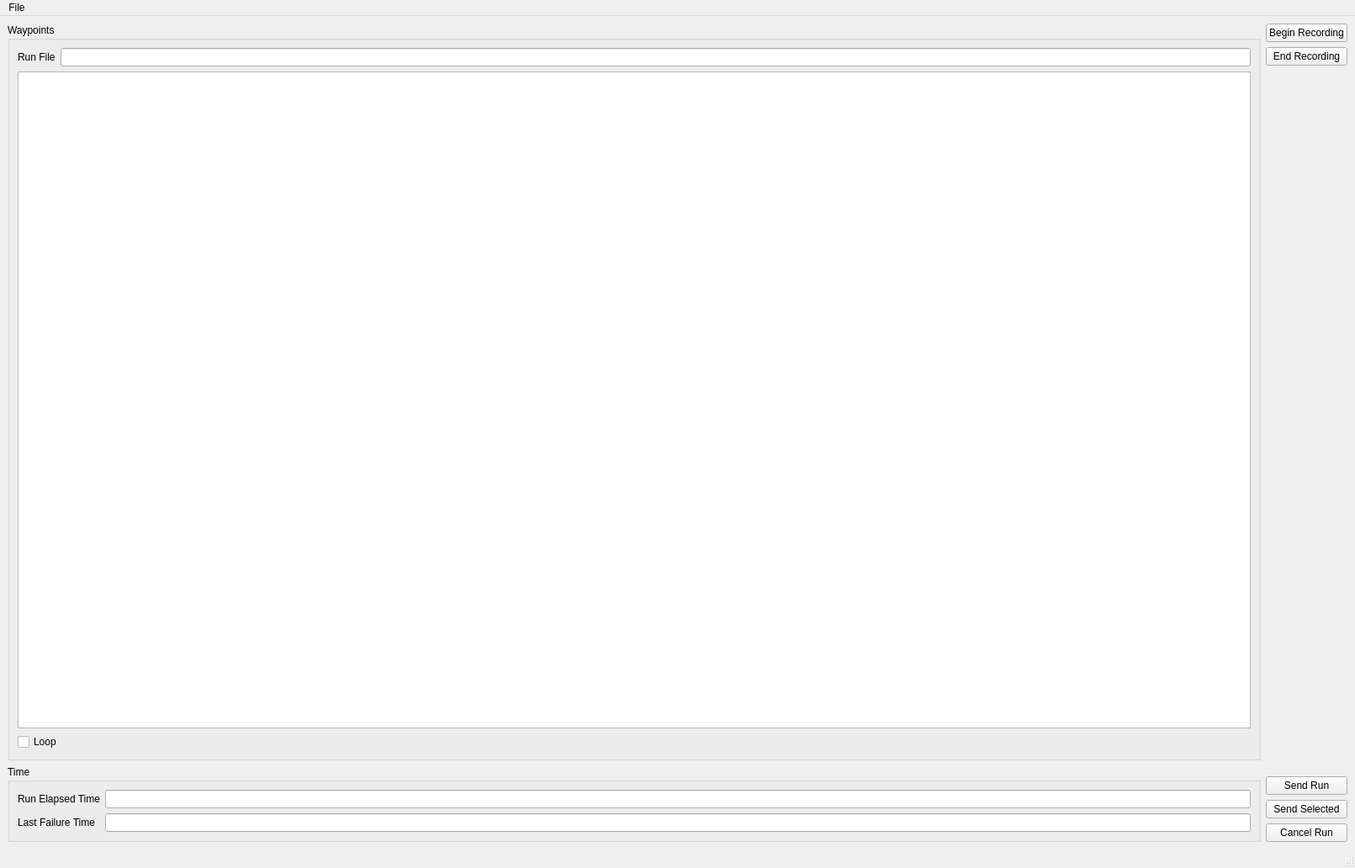
<?xml version="1.0" encoding="UTF-8"?>
<ui version="4.0">
 <class>MainWindowDesign</class>
 <widget class="QMainWindow" name="MainWindowDesign">
  <property name="geometry">
   <rect>
    <x>0</x>
    <y>0</y>
    <width>1611</width>
    <height>1032</height>
   </rect>
  </property>
  <property name="windowTitle">
   <string>AGV Run Planner</string>
  </property>
  <property name="windowIcon">
   <iconset>
    <normaloff>:/images/icon.png</normaloff>:/images/icon.png</iconset>
  </property>
  <property name="locale">
   <locale language="English" country="Australia"/>
  </property>
  <widget class="QWidget" name="centralwidget">
   <layout class="QHBoxLayout" name="horizontalLayout_2">
    <item>
     <layout class="QVBoxLayout" name="verticalLayout_2">
      <item>
       <widget class="QGroupBox" name="groupBox">
        <property name="title">
         <string>Waypoints</string>
        </property>
        <layout class="QVBoxLayout" name="verticalLayout_3">
         <item>
          <layout class="QHBoxLayout" name="horizontalLayout">
           <item>
            <widget class="QLabel" name="labelName">
             <property name="text">
              <string>Run File</string>
             </property>
            </widget>
           </item>
           <item>
            <widget class="QLineEdit" name="lineName">
             <property name="readOnly">
              <bool>true</bool>
             </property>
            </widget>
           </item>
          </layout>
         </item>
         <item>
          <widget class="QListWidget" name="listWaypoints"/>
         </item>
         <item>
          <widget class="QCheckBox" name="checkBoxLoop">
           <property name="text">
            <string>Loop</string>
           </property>
          </widget>
         </item>
        </layout>
       </widget>
      </item>
      <item>
       <widget class="QGroupBox" name="groupBox_2">
        <property name="sizePolicy">
         <sizepolicy hsizetype="Preferred" vsizetype="Minimum">
          <horstretch>0</horstretch>
          <verstretch>0</verstretch>
         </sizepolicy>
        </property>
        <property name="title">
         <string>Time</string>
        </property>
        <layout class="QFormLayout" name="formLayout">
         <item row="0" column="0">
          <widget class="QLabel" name="labelElapsedTime">
           <property name="text">
            <string>Run Elapsed Time</string>
           </property>
          </widget>
         </item>
         <item row="0" column="1">
          <widget class="QLineEdit" name="lineElapsedTime">
           <property name="readOnly">
            <bool>true</bool>
           </property>
          </widget>
         </item>
         <item row="2" column="1">
          <widget class="QLineEdit" name="lineFailureTime">
           <property name="readOnly">
            <bool>true</bool>
           </property>
          </widget>
         </item>
         <item row="2" column="0">
          <widget class="QLabel" name="labelFailureTime">
           <property name="text">
            <string>Last Failure Time</string>
           </property>
          </widget>
         </item>
        </layout>
       </widget>
      </item>
     </layout>
    </item>
    <item>
     <layout class="QVBoxLayout" name="verticalLayout">
      <item>
       <widget class="QPushButton" name="buttonBegin">
        <property name="text">
         <string>Begin Recording</string>
        </property>
       </widget>
      </item>
      <item>
       <widget class="QPushButton" name="buttonEnd">
        <property name="text">
         <string>End Recording</string>
        </property>
       </widget>
      </item>
      <item>
       <spacer name="verticalSpacer">
        <property name="orientation">
         <enum>Qt::Vertical</enum>
        </property>
        <property name="sizeHint" stdset="0">
         <size>
          <width>20</width>
          <height>40</height>
         </size>
        </property>
       </spacer>
      </item>
      <item>
       <widget class="QPushButton" name="buttonSend">
        <property name="text">
         <string>Send Run</string>
        </property>
       </widget>
      </item>
      <item>
       <widget class="QPushButton" name="buttonSendSelected">
        <property name="text">
         <string>Send Selected</string>
        </property>
       </widget>
      </item>
      <item>
       <widget class="QPushButton" name="buttonCancel">
        <property name="text">
         <string>Cancel Run</string>
        </property>
       </widget>
      </item>
     </layout>
    </item>
   </layout>
  </widget>
  <widget class="QMenuBar" name="menubar">
   <property name="geometry">
    <rect>
     <x>0</x>
     <y>0</y>
     <width>1611</width>
     <height>39</height>
    </rect>
   </property>
   <widget class="QMenu" name="menuFile">
    <property name="title">
     <string>File</string>
    </property>
    <addaction name="actionLoad"/>
    <addaction name="separator"/>
    <addaction name="actionSave"/>
    <addaction name="actionSaveAs"/>
    <addaction name="separator"/>
    <addaction name="action_Quit"/>
   </widget>
   <addaction name="menuFile"/>
  </widget>
  <widget class="QStatusBar" name="statusBar"/>
  <action name="action_Quit">
   <property name="text">
    <string>&amp;Quit</string>
   </property>
   <property name="shortcut">
    <string>Ctrl+Q</string>
   </property>
   <property name="shortcutContext">
    <enum>Qt::ApplicationShortcut</enum>
   </property>
  </action>
  <action name="actionLoad">
   <property name="text">
    <string>Load...</string>
   </property>
   <property name="shortcut">
    <string>Ctrl+O</string>
   </property>
  </action>
  <action name="actionSave">
   <property name="text">
    <string>Save</string>
   </property>
   <property name="shortcut">
    <string>Ctrl+S</string>
   </property>
  </action>
  <action name="actionSaveAs">
   <property name="text">
    <string>Save As...</string>
   </property>
   <property name="shortcut">
    <string>Ctrl+Alt+S</string>
   </property>
  </action>
 </widget>
 <resources/>
 <connections>
  <connection>
   <sender>action_Quit</sender>
   <signal>triggered()</signal>
   <receiver>MainWindowDesign</receiver>
   <slot>close()</slot>
   <hints>
    <hint type="sourcelabel">
     <x>-1</x>
     <y>-1</y>
    </hint>
    <hint type="destinationlabel">
     <x>399</x>
     <y>299</y>
    </hint>
   </hints>
  </connection>
 </connections>
</ui>
